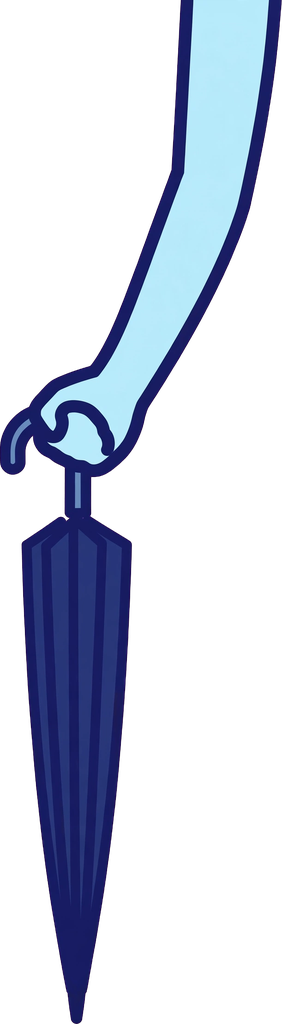
#> input picture tools/layers_keyed/layer_arm_folding.png, 282 x 1024 px, given in place of body_a.png, which was not available
$ python preview_layers.py
#> lines starting #> are read from the running program, lines starting #| are printed output that depends on the picture
### tools/mirror_v0123.py
#!/usr/bin/env python3
"""Exact Python mirror of PersonComposer (Kotlin) for the v0.1.23 audit.

Draws from the shipped drawable-nodpi assets with the same boxes,
calibrations, rigs and anchors as PersonFigure.kt. Anchor/cal values
are read from ANCH below — keep them in sync with PersonAnchors /
PersonCanvas.topCal in the Kotlin source (the audit script prints any
drift it is told about via --check).

Geometry recap (Kotlin): the canvas rect is W x H px; the person
height ph = H / (1 + padTopRatio); the person stands at the bottom
(pt = H - ph). For canvas-family bases the body bbox is drawn at
(bl, pt, bw, ph); tops are laid into the same canvas frame with
topCal about their bbox center. The rank-5 portrait is drawn at
width ph * imgW/imgH, height ph, centered. Rigs are fractions of
the drawn body rect (bl, pt, bw, ph).
"""
import os
import sys

from PIL import Image, ImageDraw

RES = os.path.expanduser(
    "~/workspace/tenki-no-kotae/app/src/main/res/drawable-nodpi")

IMG = {}


def img(name):
    if name not in IMG:
        IMG[name] = Image.open(os.path.join(RES, name + ".png")).convert("RGBA")
    return IMG[name]

CANVAS_W, CANVAS_H = 1120.0, 2240.0

BOX = {
    "body_a": (0.1589, 0.0768, 0.8438, 0.9411),
    "body_b": (0.1580, 0.0763, 0.8446, 0.9397),
    "body_c": (0.1116, 0.0759, 0.8893, 0.9411),
    "top_tshirt": (0.1795, 0.3031, 0.8214, 0.6741),
    "top_shirt": (0.2420, 0.3125, 0.7580, 0.6263),
    "top_cardigan": (0.0839, 0.1911, 0.9170, 0.8004),
    "top_lightouter": (0.1411, 0.2741, 0.8625, 0.6920),
    "top_knitcoat": (0.1491, 0.2384, 0.8527, 0.7781),
    "top_down": (0.0598, 0.2487, 0.9411, 0.7098),
    "outfit_raincoat": (0.2348, 0.0759, 0.7670, 0.9420),
}
TOPCAL = {
    "top_tshirt": (0.70, 0.875, 0.0, 0.040),
    "top_shirt": (0.80, 0.80, 0.0, 0.026),
    "top_cardigan": (0.55, 0.45, 0.0, 0.009),
    "top_lightouter": (0.60, 0.625, 0.0, 0.016),
    "top_knitcoat": (0.65, 0.60, 0.0, 0.023),
    "top_down": (1.00, 0.575, 0.0, 0.017),
}
BODY_ART = {"BODY_A": "body_a", "BODY_B": "body_b", "BODY_C": "body_c",
            "RAINCOAT": "outfit_raincoat", "RANK5_PORTRAIT": "person_rank5",
            "RANK6_PORTRAIT": "person_rank6"}
PORTRAITS = ("RANK5_PORTRAIT", "RANK6_PORTRAIT")
TOP_ART = {"TSHIRT": "top_tshirt", "SHIRT": "top_shirt",
           "CARDIGAN": "top_cardigan", "LIGHT_OUTER": "top_lightouter",
           "KNIT_COAT": "top_knitcoat", "DOWN": "top_down"}
RIGS = {
    "BODY_A": (0.502, 0.180, 0.399, 0.248, 0.747, 0.754, 0.638, 0.241, 0.637),
    "BODY_B": (0.480, 0.180, 0.337, 0.307, 0.689, 0.732, 0.630, 0.264, 0.630),
    "BODY_C": (0.519, 0.180, 0.336, 0.330, 0.668, 0.893, 0.629, 0.106, 0.629),
    "RANK5_PORTRAIT": (0.489, 0.180, 0.314, 0.306, 0.690, 0.756, 0.629, 0.242, 0.629),
    "RANK6_PORTRAIT": (0.497, 0.180, 0.330, 0.323, 0.671, 0.80, 0.63, 0.20, 0.63),
    "RAINCOAT": (0.507, 0.081, 0.336, 0.201, 0.743, 0.848, 0.629, 0.148, 0.629),
}
# Measured feature lines (fractions of the body rect): the eye line
# and the mouth line of each base picture, from ink-cluster analysis
# of the shipped assets (v0.1.21). Sunglasses and the mask are placed
# from these, not from the skin-bbox fractions.
FEATURES = {
    "BODY_A": (0.216, 0.260), "BODY_B": (0.216, 0.260),
    "BODY_C": (0.216, 0.260), "RANK5_PORTRAIT": (0.217, 0.260),
    "RANK6_PORTRAIT": (0.216, 0.261), "RAINCOAT": (0.216, 0.260),
}
# anchors (mirror of PersonAnchors) — audit may override via ANCH_OVERRIDES
ANCH = {
    # v0.1.23: hats are placed by their PAINTED box (HAT_PAINT):
    # *_W is the painted width over body width, *_BOTTOM the
    # painted bottom line, *_HS flattens the tall generated domes.
    "CAP_W": 0.62, "CAP_BOTTOM": 0.195, "CAP_HS": 0.85,
    "KNITCAP_W": 0.66, "KNITCAP_BOTTOM": 0.205, "KNITCAP_HS": 0.72,
    "MASK_W": 1.06, "MASK_DROP": 0.020,
    "SUNG_W": 1.12,
    "MUFFLER_H": 0.27, "MUFFLER_TOP": 0.305,
    "TOWEL_W": 0.38, "TOWEL_TOP": 0.355,
    "MITTEN_H": 0.115, "MITTEN_HAND_AT": 0.42,
    "FOLD2_H": 0.30, "FOLD2_GRIP_X": 0.52, "FOLD2_GRIP_Y": 0.90,
    "UMB_WIDTH": 1.12, "UMB_TOP": 0.005, "UMB_SHAFT_X": 0.507,
    "UMB_SHAFT_W": 0.030,
    "PARASOL_W": 1.15, "PARASOL_TOP": -0.20, "PARASOL_SHAFT_X": 0.508,
    "PARASOL_SHAFT_W": 0.057,
    "UCHIWA_H": 0.21, "UCHIWA_GRIP_X": 0.502, "UCHIWA_GRIP_Y": 0.90,
    "SWEAT_X1": 0.19, "SWEAT_X2": 0.83, "SWEAT_Y": 0.27, "SWEAT_R": 0.022,
    "SHIVER_X1": 0.045, "SHIVER_X2": 0.955, "SHIVER_TOP": 0.42,
    "SHIVER_STEP": 0.028, "SHIVER_AMP": 0.018, "SHIVER_W": 0.006,
}
ANCH_OVERRIDES = {}
# Painted box inside each hat asset (asset fractions, v0.1.23 —
# measured from the shipped PNGs' alpha). The cap asset carries
# wide transparent margins; the knit cap fills its frame.
HAT_PAINT = {
    "prop_cap": (0.000, 0.175, 0.999, 0.927),
    "prop_knitcap": (0.001, 0.000, 0.999, 0.999),
}

OUTFIT_FOR = {  # rank -> (base, top)
    0: ("BODY_B", "TSHIRT"), 1: ("BODY_A", "SHIRT"),
    2: ("BODY_A", "CARDIGAN"), 3: ("BODY_A", "LIGHT_OUTER"),
    4: ("BODY_A", "KNIT_COAT"), 5: ("RANK5_PORTRAIT", None),
    6: ("RANK6_PORTRAIT", None),
}


def pad_top_ratio(spec):
    if spec.get("held") == "PARASOL":
        return 0.34
    if spec.get("head") == "KNITCAP":
        return 0.04
    if spec.get("head") == "CAP":
        return 0.04
    return 0.0


def sky(w, h, top=(13, 32, 64), bottom=(38, 84, 124)):
#> called with w = 760, h = 900, top = (13, 32, 64), bottom = (38, 84, 124)
    imgc = Image.new("RGB", (w, h))
#> imgc: PIL image 760x900 RGB; every value is 0
    d = ImageDraw.Draw(imgc)
    for y in range(h):
        t = y / max(1, h - 1)
        d.line([(0, y), (w, y)], fill=tuple(
            round(top[i] + (bottom[i] - top[i]) * t) for i in range(3)))
    return imgc.convert("RGBA")
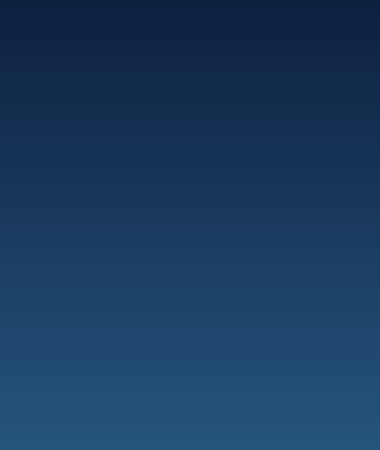
#> returned value: PIL image 760x900 RGBA (shown at 1/2 size); mean R, G, B, A 25.5, 58, 94, 255


def paste(canvas, im, rect):
    x, y, w, h = rect
    if w <= 0 or h <= 0:
        return
    canvas.alpha_composite(
        im.resize((max(1, round(w)), max(1, round(h))), Image.LANCZOS),
        (round(x), round(y)))


def draw(canvas, spec, W=760, H=900):
    """spec keys: base, top, neck, mittens, head, mask, sunglasses,
    held, sweat, shiver. Mirrors PersonComposer.draw."""
#> called with W = 760, H = 900
    A = dict(ANCH, **ANCH_OVERRIDES)
#> A = 39 items
#> in img, returned value is the input picture: PIL image 282x1024 RGBA; mean R, G, B, A 24.5, 30.8, 46.2, 74.8
    ph = H / (1.0 + pad_top_ratio(spec))
    pt = H - ph
    base = spec["base"]
    rig = RIGS[base]
    (face_cx, face_top, face_bot, face_l, face_r,
     hand_rx, hand_ry, hand_lx, hand_ly) = rig
    face_w, face_h = face_r - face_l, face_bot - face_top

    if base in PORTRAITS:
        person = img(BODY_ART[base])
        bw = ph * person.size[0] / person.size[1]
        bl = (W - bw) / 2
        paste(canvas, person, (bl, pt, bw, ph))
    else:
        body_name = BODY_ART[base]
        box = BOX[body_name]
        scale = ph / ((box[3] - box[1]) * CANVAS_H)
        cw, ch = CANVAS_W * scale, CANVAS_H * scale
        bw = (box[2] - box[0]) * cw
        bl = (W - bw) / 2
        ox, oy = bl - box[0] * cw, pt - box[1] * ch

        def part_rect(name):
#> called with name = 'body_a'
            b = BOX[name]
#> b = (0.159, 0.0768, 0.844, 0.941)
            x0, y0 = ox + b[0] * cw, oy + b[1] * ch
#> x0 = 201.7; y0 = 0
            x1, y1 = ox + b[2] * cw, oy + b[3] * ch
#> x1 = 558.3; y1 = 900
            cal = TOPCAL.get(name)
            if cal:
                cx, cy = (x0 + x1) / 2, (y0 + y1) / 2
                w, h = (x1 - x0) * cal[0], (y1 - y0) * cal[1]
                x0 = cx - w / 2 + cal[2] * bw
                y0 = cy - h / 2 + cal[3] * ph
                x1, y1 = x0 + w, y0 + h
            return (x0, y0, x1 - x0, y1 - y0)

        paste(canvas, img(body_name), part_rect(body_name))
#> in paste, `x, y, w, h = rect`: x = 201.7; y = 0; w = 356.6; h = 900
#> in paste, `canvas.alpha_composite( im.resize((max(1, round(w)), max(1, round(h)))..`:
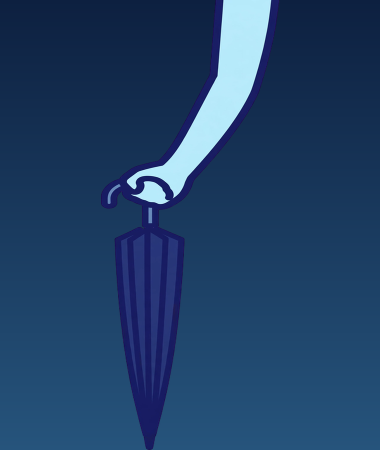
#> canvas: PIL image 760x900 RGBA (shown at 1/2 size); mean R, G, B, A 33.5, 64.8, 102.8, 255
        if spec.get("top"):
            tn = TOP_ART[spec["top"]]
            paste(canvas, img(tn), part_rect(tn))
#> call 2 of img, with name = 'top_shirt'
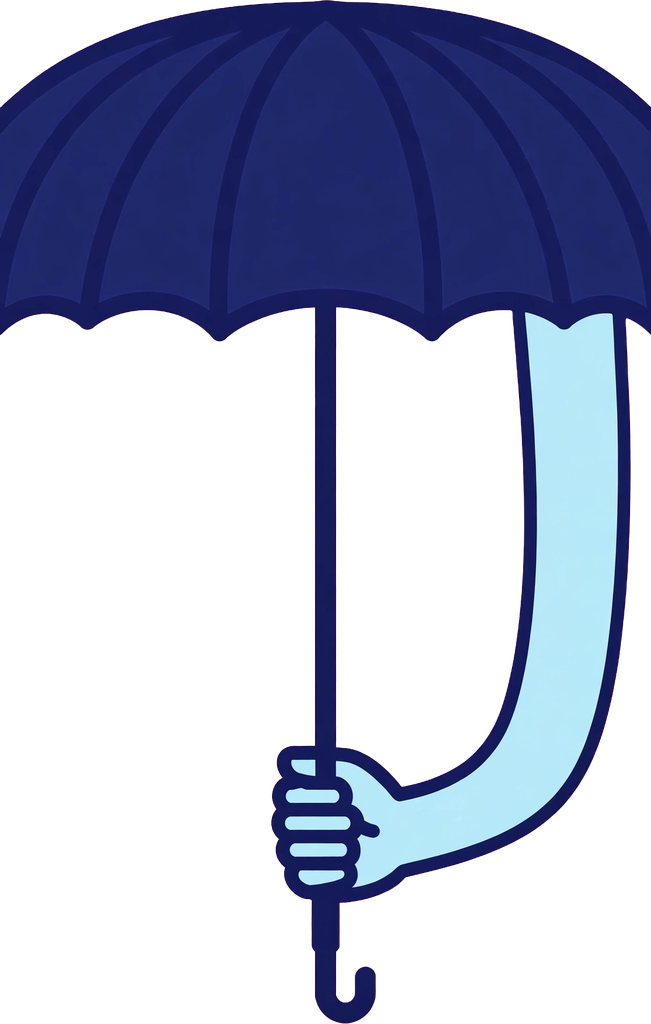
#> input picture tools/layers_keyed/layer_arm_umbrella_open_alt.png, 651 x 1024 px, given in place of top_shirt.png, which was not available
#> in img, returned value is the input picture: PIL image 651x1024 RGBA; mean R, G, B, A 24.3, 30.8, 54.5, 107.5
#> call 2 of paste, with rect = (271.8, 301.5, 214.9, 261.4)
#> in paste (call 2), `x, y, w, h = rect`: x = 271.8; y = 301.5; w = 214.9; h = 261.4
#> in paste (call 2), `canvas.alpha_composite( im.resize((max(1, round(w)), max(1, round(h)))..`:
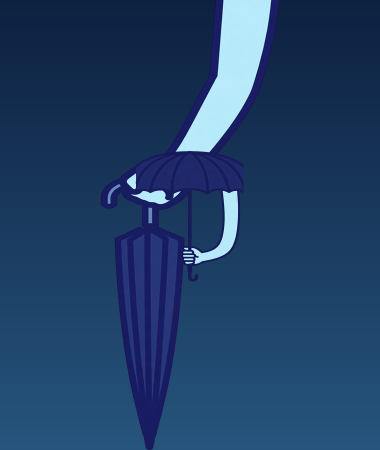
#> canvas: PIL image 760x900 RGBA (shown at 1/2 size); mean R, G, B, A 33.3, 64, 102.7, 255

    def bx(f):
        return bl + f * bw

    def by(f):
        return pt + f * ph

    hand_x, hand_y = bx(hand_rx), by(hand_ry)
    hybrid = base in PORTRAITS
    raincoat = base == "RAINCOAT"
    eye_y, mouth_y = FEATURES[base]

    def prop_top(name, cx, top_y, w):
        im = img(name)
        paste(canvas, im, (cx - w / 2, top_y, w, w * im.size[1] / im.size[0]))

    def prop_bottom(name, cx, bottom_y, w):
        im = img(name)
        prop_top(name, cx, bottom_y - w * im.size[1] / im.size[0], w)

    # neck
    if not raincoat:
        if spec.get("neck") == "MUFFLER" and not hybrid:
            im = img("prop_muffler")
            h = A["MUFFLER_H"] * ph
            w = h * im.size[0] / im.size[1]
            paste(canvas, im, (bx(0.5) - w / 2, by(A["MUFFLER_TOP"]), w, h))
        elif spec.get("neck") == "TOWEL":
            prop_top("prop_towel", bx(0.5), by(A["TOWEL_TOP"]), A["TOWEL_W"] * bw)
    # mittens (the portrait bases wear theirs baked in)
    if spec.get("mittens") and not raincoat and not hybrid:
        mh = A["MITTEN_H"] * ph
        for name, hx, hy in (("prop_mitten_l", hand_lx, hand_ly),
                             ("prop_mitten_r", hand_rx, hand_ry)):
            im = img(name)
            mw = mh * im.size[0] / im.size[1]
            paste(canvas, im, (bx(hx) - mw / 2,
                               by(hy) - A["MITTEN_HAND_AT"] * mh, mw, mh))
    # head (v0.1.23: placed by the painted box, dome flattened)
    if spec.get("head") in ("CAP", "KNITCAP"):
        hn = spec["head"]
        art = "prop_cap" if hn == "CAP" else "prop_knitcap"
        im = img(art)
        px0, py0, px1, py1 = HAT_PAINT[art]
        rect_w = A[hn + "_W"] * bw / (px1 - px0)
        rect_h = rect_w * im.size[1] / im.size[0] * A[hn + "_HS"]
        paste(canvas, im, (bx(face_cx) - (px0 + px1) / 2 * rect_w,
                           by(A[hn + "_BOTTOM"]) - py1 * rect_h,
                           rect_w, rect_h))
    # face (placed from the measured feature lines, v0.1.21)
    if spec.get("mask"):
        prop_top("prop_mask", bx(face_cx),
                 by(eye_y + A["MASK_DROP"]), A["MASK_W"] * face_w * bw)
    if spec.get("sunglasses"):
        im = img("prop_sunglasses")
        w = A["SUNG_W"] * face_w * bw
        h = w * im.size[1] / im.size[0]
        cy = by(eye_y)
        paste(canvas, im, (bx(face_cx) - w / 2, cy - h / 2, w, h))
    # held
    held = spec.get("held")
    if held == "OPEN":
        umb = img("item_umbrella_open")
        uw = A["UMB_WIDTH"] * bw
        uh = uw * umb.size[1] / umb.size[0]
        u_left = hand_x - A["UMB_SHAFT_X"] * uw
        u_top = pt + A["UMB_TOP"] * ph
        d = ImageDraw.Draw(canvas)
        d.line([(u_left + A["UMB_SHAFT_X"] * uw, u_top + uh), (hand_x, hand_y)],
               fill=(0, 27, 68, 255), width=max(2, round(A["UMB_SHAFT_W"] * uw)))
        paste(canvas, umb, (u_left, u_top, uw, uh))
    elif held == "FOLDED":
        im = img("prop_folding")
        fh = A["FOLD2_H"] * ph
        fw = fh * im.size[0] / im.size[1]
        paste(canvas, im, (hand_x - A["FOLD2_GRIP_X"] * fw,
                           hand_y - A["FOLD2_GRIP_Y"] * fh, fw, fh))
    elif held == "PARASOL":
        im = img("prop_parasol")
        uw = A["PARASOL_W"] * bw
        uh = uw * im.size[1] / im.size[0]
        u_left = hand_x - A["PARASOL_SHAFT_X"] * uw
        u_top = pt + A["PARASOL_TOP"] * ph
        # The asset's shaft is cut short (v0.1.21): a drawn extension
        # — outline pass, then fill pass — runs from its end down to
        # the hand, as with the open umbrella's shaft.
        d = ImageDraw.Draw(canvas)
        sx = u_left + A["PARASOL_SHAFT_X"] * uw
        w_out = max(2, round(A["PARASOL_SHAFT_W"] * uw))
        d.line([(sx, u_top + uh), (hand_x, hand_y)],
               fill=(27, 37, 102, 255), width=w_out)
        d.line([(sx, u_top + uh), (hand_x, hand_y)],
               fill=(151, 201, 234, 255), width=max(1, round(w_out * 0.55)))
        paste(canvas, im, (u_left, u_top, uw, uh))
    elif held == "UCHIWA":
        im = img("prop_uchiwa")
        fh = A["UCHIWA_H"] * ph
        fw = fh * im.size[0] / im.size[1]
        paste(canvas, im, (hand_x - A["UCHIWA_GRIP_X"] * fw,
                           hand_y - A["UCHIWA_GRIP_Y"] * fh, fw, fh))
    # signs
    d = ImageDraw.Draw(canvas)
    if spec.get("sweat") and not raincoat:
        for sx in (A["SWEAT_X1"], A["SWEAT_X2"]):
            cx, cy = bx(sx), by(A["SWEAT_Y"])
            r = A["SWEAT_R"] * ph
            d.ellipse([cx - r * 0.62, cy - r * 0.38, cx + r * 0.62, cy + r * 0.88],
                      fill=(168, 216, 240, 255))
            d.polygon([(cx - r * 0.62, cy - r * 0.2), (cx + r * 0.62, cy - r * 0.2),
                       (cx, cy - r * 1.5)], fill=(168, 216, 240, 255))
    if spec.get("shiver") and not hybrid and not raincoat:
        for sx in (A["SHIVER_X1"], A["SHIVER_X2"]):
            x0 = bx(sx)
            pts = []
            for i in range(11):
                yy = by(A["SHIVER_TOP"] + i * A["SHIVER_STEP"])
                xx = x0 + (A["SHIVER_AMP"] if i % 2 == 1 else -A["SHIVER_AMP"]) * bw
                pts.append((xx, yy))
            d.line(pts, fill=(10, 26, 60, 255),
                   width=max(2, round(A["SHIVER_W"] * ph)))
    return canvas


# [10 lines left out: function spec_for, not called in this run]


def render(spec, W=760, H=900):
    return draw(sky(W, H), spec, W, H).convert("RGB")

### tools/preview_layers.py
#!/usr/bin/env python3
"""Composite previews for the v-next layer assets (tools/layers_keyed/).

Base scenes are rendered with mirror_v0123 (the exact mirror of the
Kotlin composer) WITHOUT the old hat/held props; the new layers are
then overlaid with the placement rules noted per layer:

 - heads: face-anchored (uniform scale; layer face cx/top onto the
   base rig's face cx/top). Also prints the base-hair coverage: the
   share of the base's hair pixels (band y 0.06..0.42 of the body
   rect, outside the face box) covered by the layer's alpha.
 - umbrella / parasol: shaft-anchored (shaft x onto the base hand x,
   canopy width = 1.12 / 1.15 of the body width, layer top at the
   person top / -0.20 with the parasol pad). Prints where the layer's
   hand lands vs the base hand.
 - folding / uchiwa: grip-anchored (grip point onto the base hand),
   drawn height = K * person height (K per layer, tuned by eye).

Outputs to tools/previews_layers/. App code is not touched.
"""
import os
import sys

import numpy as np
from PIL import Image

sys.path.insert(0, os.path.dirname(os.path.abspath(__file__)))
import mirror_v0123 as M  # noqa: E402

LAY = os.path.expanduser("~/workspace/tenki-no-kotae/tools/layers_keyed")
OUT = os.path.expanduser("~/workspace/tenki-no-kotae/tools/previews_layers")
W, H = 760, 900

HAIR_RGB = np.array([0x34, 0x4B, 0x86], dtype=np.float32)

# layer landmarks (fractions of the keyed layer image, by eye from
# the keyed PNGs, cross-checked against layers_report.json)
HEAD_FACE = {  # (left, top, right, bottom) of the face in the layer;
    # y fractions use the canvas anisotropy (1120x2240): the layer's
    # canvas height span is crop_bottom - trim_top (0.325 / 0.322)
    "layer_head_cap": (0.349, 0.557, 0.650, 0.975),
    "layer_head_knitcap": (0.306, 0.550, 0.689, 1.0),
}
# arm landmarks: grip = where the hand holds the item (layer
# fractions). dh_frac = drawn height as a fraction of the person
# height, grip-anchored onto the base hand. rot = degrees
# counterclockwise about the grip (aligns a diagonal arm with the
# body's near-vertical arm line).
ARM = {
    "layer_arm_umbrella_open": {"grip": (0.755, 0.845), "dh_frac": 0.62},
    # open2 / parasol2: non-uniform placement (dw from the body
    # width, dh from the person height) — the canopy layers couple
    # canopy width to shaft length too tightly for a uniform scale.
    "layer_arm_umbrella_open2": {"grip": (0.815, 0.831), "dw_frac": 1.20,
                                 "dh_frac": 0.95},
    "layer_arm_parasol": {"grip": (0.635, 0.905), "dh_frac": 0.52},
    "layer_arm_parasol2": {"grip": (0.655, 0.963), "dw_frac": 1.10,
                           "dh_frac": 0.66},
    "layer_arm_folding": {"grip": (0.33, 0.44), "dh_frac": 0.70, "rot": 24},
    "layer_arm_uchiwa": {"grip": (0.55, 0.925), "dh_frac": 0.45, "rot": -10},
}

# shoulder points (body-rect fractions, by eye from the base art):
# where the arm meets the torso, for the anchor guidance printout.
SHOULDER = {
    "BODY_A": (0.735, 0.345), "BODY_B": (0.71, 0.35),
    "BODY_C": (0.86, 0.35), "RANK5_PORTRAIT": (0.735, 0.345),
    "RANK6_PORTRAIT": (0.78, 0.35),
}


def layer_img(name):
    return Image.open(os.path.join(LAY, name + ".png")).convert("RGBA")


def body_rect(spec, pad=0.0):
    """(bl, pt, bw, ph) of the drawn person, mirror_v0123's math."""
    ph = H / (1.0 + pad)
    pt = H - ph
    base = spec["base"]
    if base in M.PORTRAITS:
        person = M.img(M.BODY_ART[base])
        bw = ph * person.size[0] / person.size[1]
    else:
        box = M.BOX[M.BODY_ART[base]]
        scale = ph / ((box[3] - box[1]) * M.CANVAS_H)
        bw = (box[2] - box[0]) * M.CANVAS_W * scale
    return (W - bw) / 2, pt, bw, ph


def paste(canvas, im, x, y, w, h):
    canvas.alpha_composite(
        im.resize((max(1, round(w)), max(1, round(h))), Image.LANCZOS),
        (round(x), round(y)))


def hair_coverage(layer_alpha_render, spec, rect):
    """Share of base hair pixels covered by the layer's alpha
    (layer_alpha_render: HxW float array in render space)."""
    bl, pt, bw, ph = rect
    a = np.asarray(M.img(M.BODY_ART[spec["base"]]).convert("RGBA")
                   ).astype(np.float32)
    d = np.sqrt(((a[..., :3] - HAIR_RGB) ** 2).sum(axis=2))
    mask = (a[..., 3] > 200) & (d < 70)
    rig = M.RIGS[spec["base"]]
    ftop, fbot, fl, fr = rig[1], rig[2], rig[3], rig[4]
    ys, xs = np.nonzero(mask)
    keep = []
    for x, y in zip(xs[::7], ys[::7]):
        fx, fy = x / a.shape[1], y / a.shape[0]
        if not (0.06 <= fy <= 0.40):
            continue
        if fl - 0.02 <= fx <= fr + 0.02 and ftop - 0.02 <= fy <= fbot + 0.05:
            continue  # face zone: the layer replaces it anyway
        rx, ry = round(bl + fx * bw), round(pt + fy * ph)
        if 0 <= rx < W and 0 <= ry < H:
            keep.append(layer_alpha_render[ry, rx] > 0.5)
    return (sum(keep) / len(keep)) if keep else None


def layer_alpha(im, dx, dy, dw, dh):
    """The layer's alpha rendered alone on an empty W x H canvas."""
    c = Image.new("RGBA", (W, H), (0, 0, 0, 0))
    paste(c, im, dx, dy, dw, dh)
    return np.asarray(c.getchannel("A")).astype(np.float32) / 255.0


def head_preview(base, top, layer_name, out_name):
    spec = {"base": base, "top": top}
    canvas = M.draw(M.sky(W, H), spec, W, H)
    bl, pt, bw, ph = body_rect(spec)
    rig = M.RIGS[base]
    face_l, face_t, face_r = rig[3], rig[1], rig[4]
    ll, lt, lr, lb = HEAD_FACE[layer_name]
    im = layer_img(layer_name)
    s = (face_r - face_l) * bw / ((lr - ll) * im.size[0])
    dw, dh = im.size[0] * s, im.size[1] * s
    dx = bl + (face_l + face_r) / 2 * bw - (ll + lr) / 2 * dw
    dy = pt + face_t * ph - lt * dh
    paste(canvas, im, dx, dy, dw, dh)
#> in paste, `canvas.alpha_composite( im.resize((max(1, round(w)), max(1, round(h)))..`:
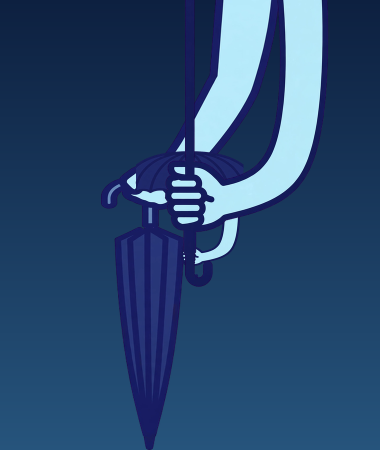
#> canvas: PIL image 760x900 RGBA (shown at 1/2 size); mean R, G, B, A 41.9, 73.3, 111.7, 255
    cov = hair_coverage(layer_alpha(im, dx, dy, dw, dh), spec,
                        (bl, pt, bw, ph))
#> call 2 of paste, with x = 83.82, y = -355.9, w = 591.2, h = 929.9
#> in paste (call 2), `canvas.alpha_composite( im.resize((max(1, round(w)), max(1, round(h)))..`:
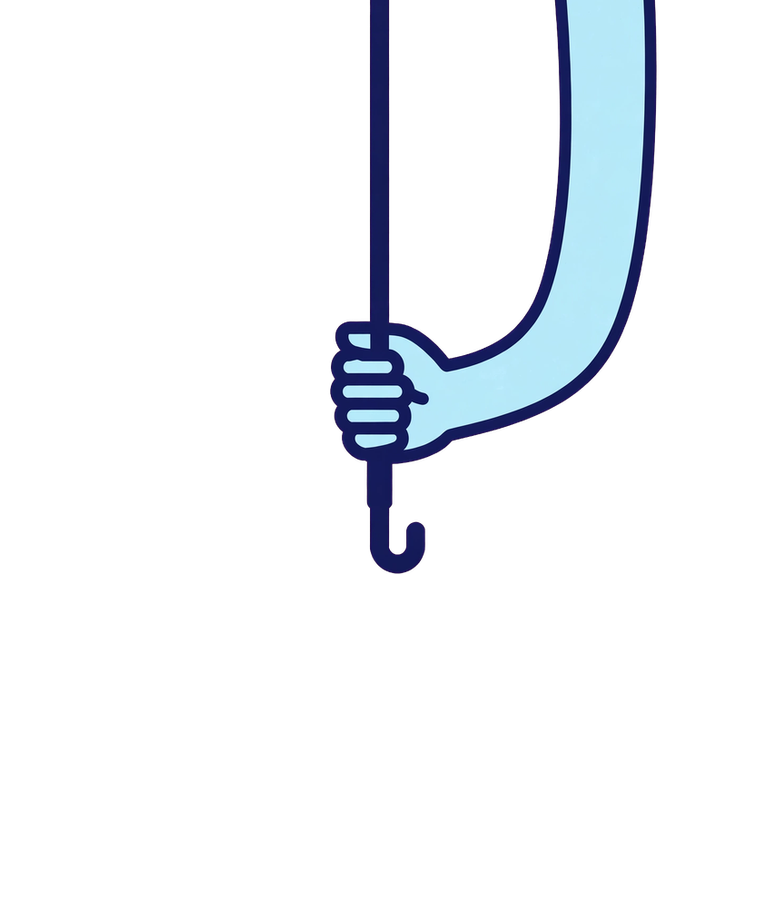
#> canvas: PIL image 760x900 RGBA; mean R, G, B, A 11.5, 14.6, 18.4, 25.6; transparent parts drawn white
#> (the rest of the program and of its run is left out)
